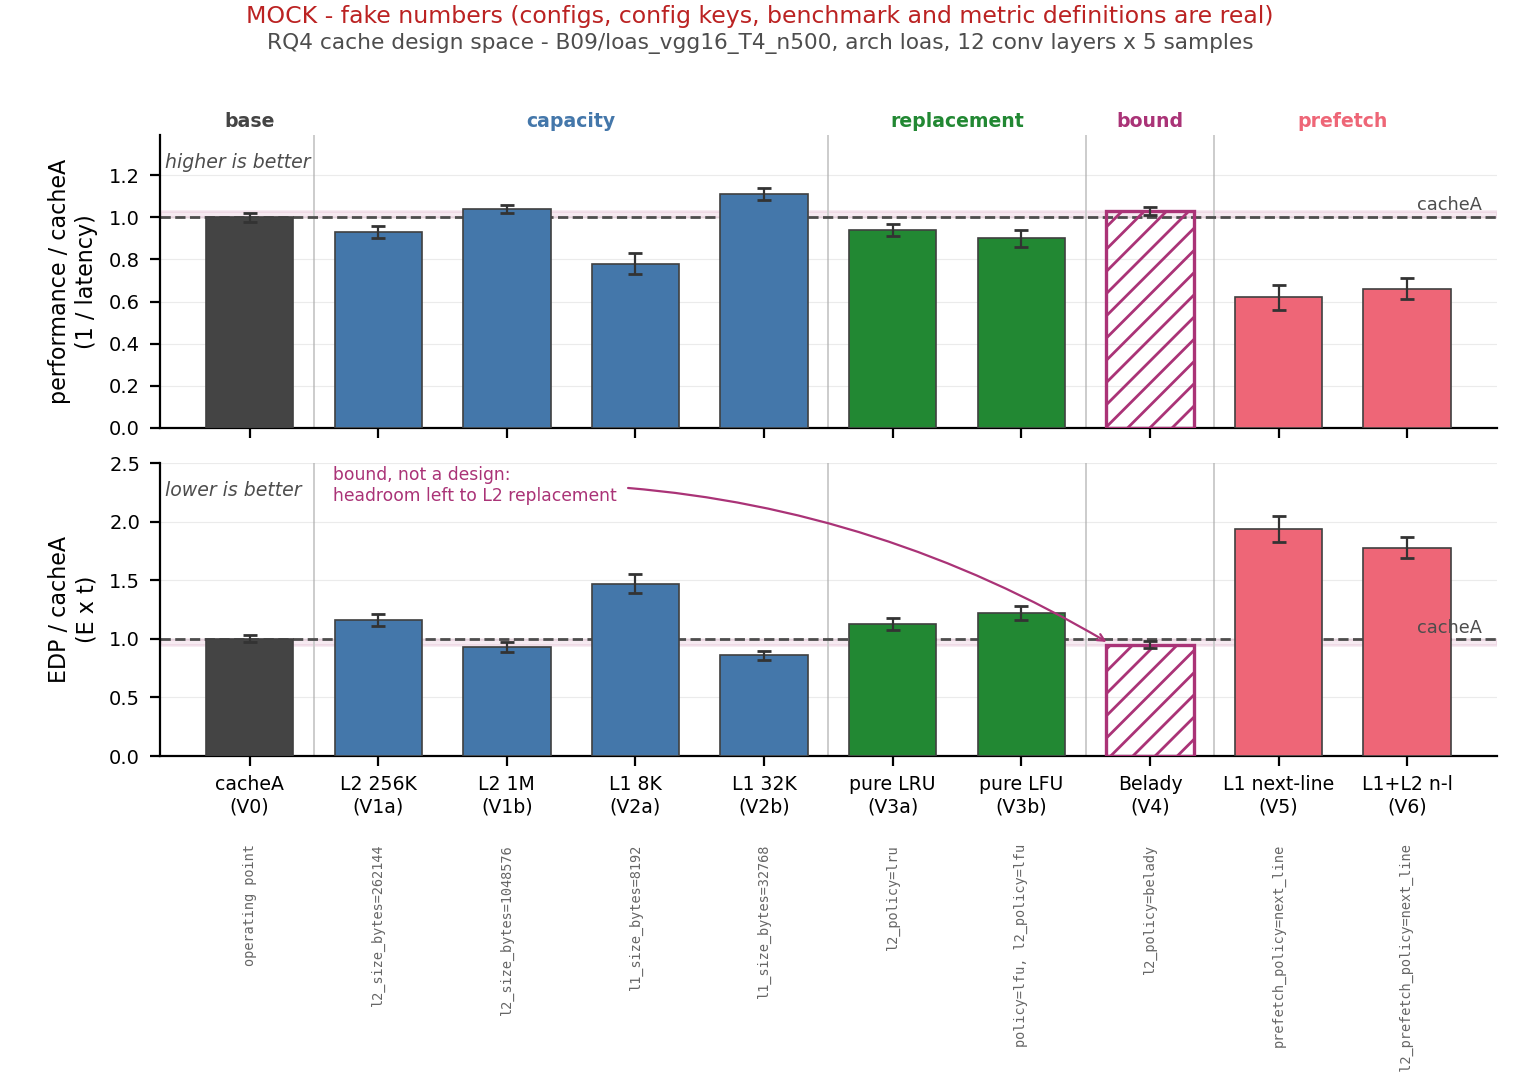

Write Python code to recreate this figure.
#!/usr/bin/env python3
"""Mock of the redefined RQ4 figure (zoo/cache_dse/docs/plan.md) - FAKE numbers.

Shape per plan ("Figure form: a bar chart, two panels"):
  one categorical x-axis of ten configs (cacheA + nine variants);
  top panel    = performance, normalized to cacheA, HIGHER is better;
  bottom panel = EDP,         normalized to cacheA, LOWER  is better;
  bars from zero on both - these are ratios of non-negative quantities with
  a meaningful zero, so bar length is proportional to the quantity. If a
  later revision truncates either y-axis, bars stop being honest here.

Belady (V4) is a BOUND, not a buildable design: hatched open bar plus a band
back to the 1.0 rule, so it cannot be read as the eighth design point.

Config names, config keys, the benchmark and the metric definitions are REAL
(zoo/cache_dse/docs/plan.md; B09/loas_vgg16_T4_n500, arch loas).
  performance = 1 / T_s, normalized -> total_cycles(V0) / total_cycles(V)
  EDP_nJ_s    = (E_dyn_nJ + E_leak_nJ) * T_s
Every plotted number is invented.
"""

import numpy as np
import matplotlib
matplotlib.use("Agg")
import matplotlib.pyplot as plt

# ---- the ten configs, in plan order, grouped by what the knob touches -----
# (short label, config keys changed, group)
CONFIGS = [
    ("cacheA\n(V0)",      "",                              "base"),
    ("L2 256K\n(V1a)",    "l2_size_bytes=262144",          "capacity"),
    ("L2 1M\n(V1b)",      "l2_size_bytes=1048576",         "capacity"),
    ("L1 8K\n(V2a)",      "l1_size_bytes=8192",            "capacity"),
    ("L1 32K\n(V2b)",     "l1_size_bytes=32768",           "capacity"),
    ("pure LRU\n(V3a)",   "l2_policy=lru",                 "replacement"),
    ("pure LFU\n(V3b)",   "policy=lfu, l2_policy=lfu",     "replacement"),
    ("Belady\n(V4)",      "l2_policy=belady",              "bound"),
    ("L1 next-line\n(V5)", "prefetch_policy=next_line",    "prefetch"),
    ("L1+L2 n-l\n(V6)",   "+ l2_prefetch_policy=next_line", "prefetch"),
]
BELADY = 7
N = len(CONFIGS)

# ---- FAKE whole-model ratios to cacheA ------------------------------------
# Invented to illustrate the reading the plan expects:
#   - the prefetch variants cost the most (the L1 prefetcher is what makes
#     the design work, so replacing next_access with next_line hurts);
#   - the capacity variants move less, because the L1 prefetcher leaves the
#     L2 only 1,152 demand accesses (plan, "the L2 sees almost no demand");
#   - Belady sits just past 1.0: little headroom left in replacement.
# Performance: higher is better.  EDP: lower is better.
PERF = np.array([1.00, 0.93, 1.04, 0.78, 1.11, 0.94, 0.90, 1.03, 0.62, 0.66])
EDP  = np.array([1.00, 1.16, 0.93, 1.47, 0.86, 1.13, 1.22, 0.95, 1.94, 1.78])

# Fake per-config spread over the 5 samples x 12 layers (plan Q5).
ERR_P = np.array([.02, .03, .02, .05, .03, .03, .04, .02, .06, .05])
ERR_E = np.array([.03, .05, .04, .08, .04, .05, .06, .03, .11, .09])

GROUP_COLOUR = {"base": "#444444", "capacity": "#4477aa",
                "replacement": "#228833", "bound": "#aa3377",
                "prefetch": "#ee6677"}

x = np.arange(N)
fig, (axp, axe) = plt.subplots(2, 1, figsize=(7.6, 5.4), sharex=True)

for ax, vals, errs, label, better in (
        (axp, PERF, ERR_P, "performance / cacheA\n(1 / latency)", "higher is better"),
        (axe, EDP,  ERR_E, "EDP / cacheA\n(E x t)",               "lower is better")):

    colours = [GROUP_COLOUR[c[2]] for c in CONFIGS]
    bars = ax.bar(x, vals, width=0.68, color=colours, edgecolor="0.25", lw=0.6,
                  zorder=3)
    ax.errorbar(x, vals, yerr=errs, fmt="none", ecolor="0.2", elinewidth=0.8,
                capsize=2.5, zorder=4)

    # The bound: hollow + hatched, and a band back to the operating point.
    b = bars[BELADY]
    b.set_facecolor("none")
    b.set_hatch("///")
    b.set_edgecolor(GROUP_COLOUR["bound"])
    b.set_linewidth(1.2)
    lo, hi = sorted((1.0, vals[BELADY]))
    ax.axhspan(lo, hi, color=GROUP_COLOUR["bound"], alpha=0.10, zorder=0)

    ax.axhline(1.0, color="0.3", lw=1.0, ls="--", zorder=2)
    ax.text(N - 0.42, 1.015, "cacheA", fontsize=6.4, color="0.3",
            ha="right", va="bottom")

    ax.set_ylabel(label, fontsize=8)
    ax.set_ylim(0, max(vals + errs) * 1.22)
    ax.text(0.004, 0.94, better, transform=ax.transAxes, fontsize=6.8,
            color="0.3", style="italic", va="top")
    ax.grid(axis="y", alpha=0.25, lw=0.4, zorder=0)
    ax.tick_params(labelsize=7)
    for sp in ("top", "right"):
        ax.spines[sp].set_visible(False)

    # Group separators: the ranking claim is between groups, not neighbours.
    for i in range(1, N):
        if CONFIGS[i][2] != CONFIGS[i - 1][2]:
            ax.axvline(i - 0.5, color="0.8", lw=0.7, zorder=1)

# Annotated on the EDP panel: its upper-left is the only region of either
# panel with no bar, no rule and no group caption in it.
axe.annotate("bound, not a design:\nheadroom left to L2 replacement",
             xy=(BELADY - 0.3, EDP[BELADY]), xytext=(0.65, 2.18),
             fontsize=6.2, color=GROUP_COLOUR["bound"], ha="left",
             arrowprops=dict(arrowstyle="->", color=GROUP_COLOUR["bound"],
                             lw=0.8, connectionstyle="arc3,rad=-0.15"))

axe.set_xticks(x)
axe.set_xticklabels([c[0] for c in CONFIGS], fontsize=6.8)
axe.set_xlim(-0.7, N - 0.3)

# The changed config keys, under the tick labels.
for i, (_, keys, _) in enumerate(CONFIGS):
    axe.text(i, -0.30, keys if keys else "operating point", fontsize=4.9,
             color="0.4", ha="center", va="top", rotation=90,
             transform=axe.get_xaxis_transform(), family="monospace")

# Group captions, ABOVE the top panel: the ranking claim is between groups,
# and below the axis they collide with the rotated config keys.
seen, start = CONFIGS[0][2], 0
for i in range(1, N + 1):
    g = CONFIGS[i][2] if i < N else None
    if g != seen:
        axp.text((start + i - 1) / 2.0, 1.012, seen, fontsize=6.8,
                 color=GROUP_COLOUR[seen], ha="center", va="bottom",
                 transform=axp.get_xaxis_transform(), weight="bold")
        seen, start = g, i

fig.suptitle("MOCK - fake numbers (configs, config keys, benchmark and "
             "metric definitions are real)", fontsize=8.5, color="#bb2222",
             y=0.995)
fig.text(0.5, 0.955, "RQ4 cache design space - B09/loas_vgg16_T4_n500, "
                     "arch loas, 12 conv layers x 5 samples",
         fontsize=7.8, color="0.3", ha="center")

fig.subplots_adjust(left=0.105, right=0.985, top=0.875, bottom=0.30, hspace=0.12)
for ext in ("png", "pdf"):
    fig.savefig(f"cache_dse_mock.{ext}", dpi=200)
print("-> cache_dse_mock.png / .pdf")
